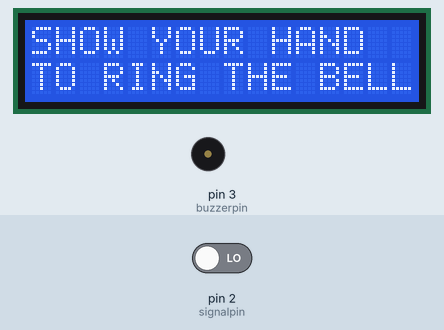
Simulated run of this sketch. Board: Arduino Uno, built with avr-gcc and run on an emulated ATmega328P. Shown: 16×2 character LCD, buzzer (waves = sounding). The inputs (shaded band) are chosen by the test bench; at power-on: pin 2 (signalpin) LOW.

Above: at 1.2 s.
1.3 s: pin 2 (signalpin) driven HIGH
At 2.2 s:
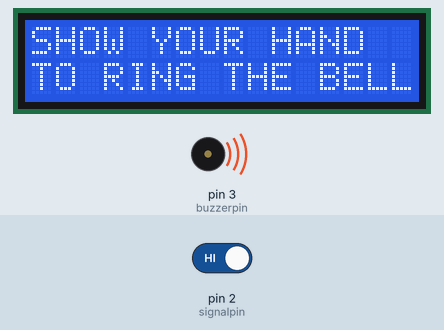
2.8 s: pin 2 (signalpin) driven LOW
Timing chart, 0 to 5.8 s (numbered marks = the images above; inputs shaded):
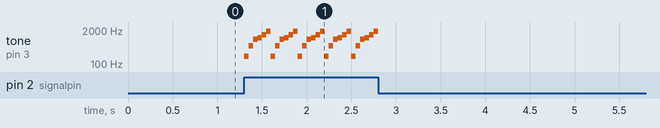

The sketch:

touchless_door_bell.ino
```cpp
//code by eb hrishikesh
#include<LiquidCrystal.h>
int signalpin=2;
int buzzerpin=3;
int rs=12;
int en=11;
int d4=7;
int d5=6;
int d6=5;
int d7=4;
LiquidCrystal lcd1(rs,en,d4,d5,d6,d7);
void setup()
{
  pinMode(signalpin,INPUT);
  pinMode(buzzerpin,OUTPUT);
  lcd1.begin(16,2);
  lcd1.setCursor(0,0);
  lcd1.print("SHOW YOUR HAND ");
  lcd1.setCursor(0,1);
  lcd1.print("TO RING THE BELL");

}

void loop()
{
  if(digitalRead(signalpin)==HIGH)
    {tone(buzzerpin,200);
     delay(50);
     tone(buzzerpin,500);
     delay(50);
     tone(buzzerpin,900);
     delay(50);
     tone(buzzerpin,1000);
     delay(50);
     tone(buzzerpin,1300);
     delay(50);
     tone(buzzerpin,1800);
     delay(50);

    }
  else
    {noTone(buzzerpin);
    }
}
```

Measured:
- after the input at 1.3 s, tone on pin 3 (buzzerpin): silent → 200 Hz at once, then repeats every 0.30 s: 500 Hz 0.05 s, 900 Hz 0.05 s, 1000 Hz 0.05 s, 1300 Hz 0.05 s, 1800 Hz 0.05 s, 200 Hz 0.05 s
